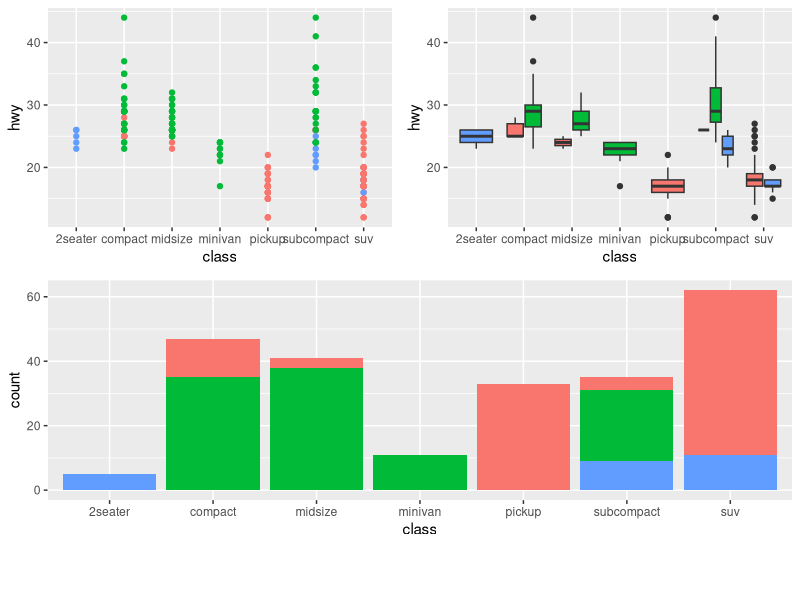
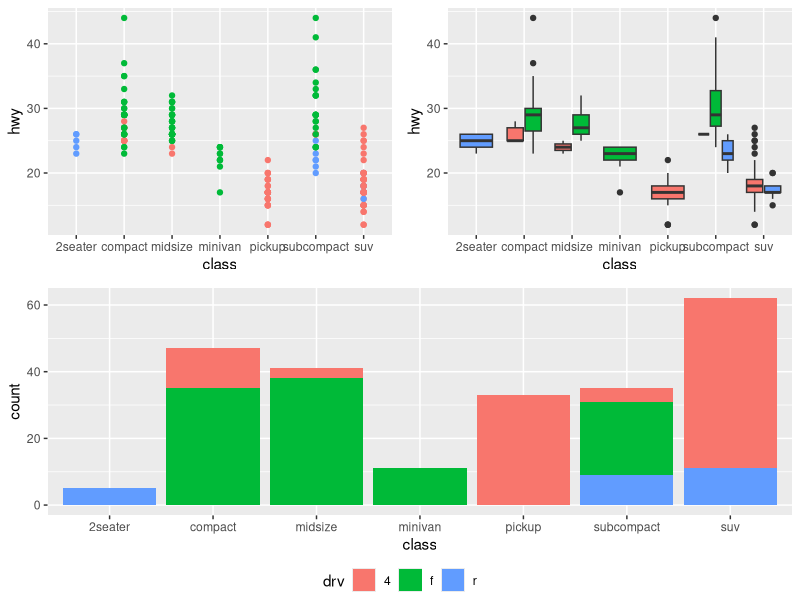

Write the R code that produced these figures, in order.
## ---- chunk 1
library(ggplot2)
p1 <- ggplot(mpg) + geom_point(aes(x = class, y = hwy, color = drv))
p2 <- ggplot(mpg) + geom_boxplot(aes(x = class, y = hwy, fill = drv))
p3 <- ggplot(mpg) + geom_bar(aes(class, fill = drv))
## ---- chunk 2
library(cowplot)
pw <- plot_grid(
    plot_grid(p1 + theme(legend.position="none"),
              p2 + theme(legend.position="none"), ncol = 2),
    p3 + theme(legend.position="none"), ncol = 1)
legend_b <- get_legend(p1 + theme(legend.position="bottom"))
plot_grid(pw, legend_b, ncol = 1, rel_heights = c(1, .1))
## ---- chunk 3
library(ggpubr)
ggarrange(plot_grid(p1 + theme(legend.position="none"),
                    p2 + theme(legend.position="none")),
          p3, ncol = 1, common.legend = TRUE, legend = "bottom")
